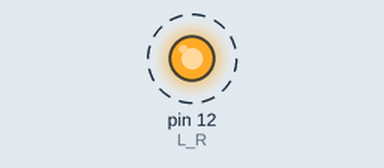
A sketch run on a simulated Arduino Uno, built with avr-gcc and run on an emulated ATmega328P. Parts: output pins drawn as LEDs (lit = HIGH). Dashed ring = blinking.

Above: at 0.5 s.
Timing chart, 0 to 4.6 s (numbered marks = the images above):
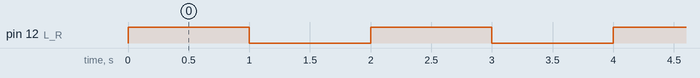

Measured:
- by itself, pin 12 (L_R): alternates HIGH for 1.0 s and LOW for 1.0 s

The sketch:

blink.ino
```cpp
#include <Arduino.h>

#define L_RGB_R 5
#define L_RGB_G 11
#define L_RGB_B 6

#define L_R 12
#define L_Y 13
#define L_G 7
#define L_B 8

#define SW1 2
#define SW2 3
#define SW3 4

#define PIEZO_A 9
#define PIEZO_B 10

#define POT1 A0
#define POT2 A1

#define PHOTO A2

#define DHTPIN A3
#define DHTTYPE DHT11

#define S1 5
#define S2 6
#define S3 9
#define S4 10
#define S5 11

// komentář na řádek
/*
 víceřádkový komentář
 */

void setup() {
  pinMode(SW1, INPUT_PULLUP);
  pinMode(L_R, OUTPUT);
}

void loop() {
  digitalWrite(L_R, HIGH);
  delay(1000);
  digitalWrite(L_R, LOW);
  delay(1000);
}
```
